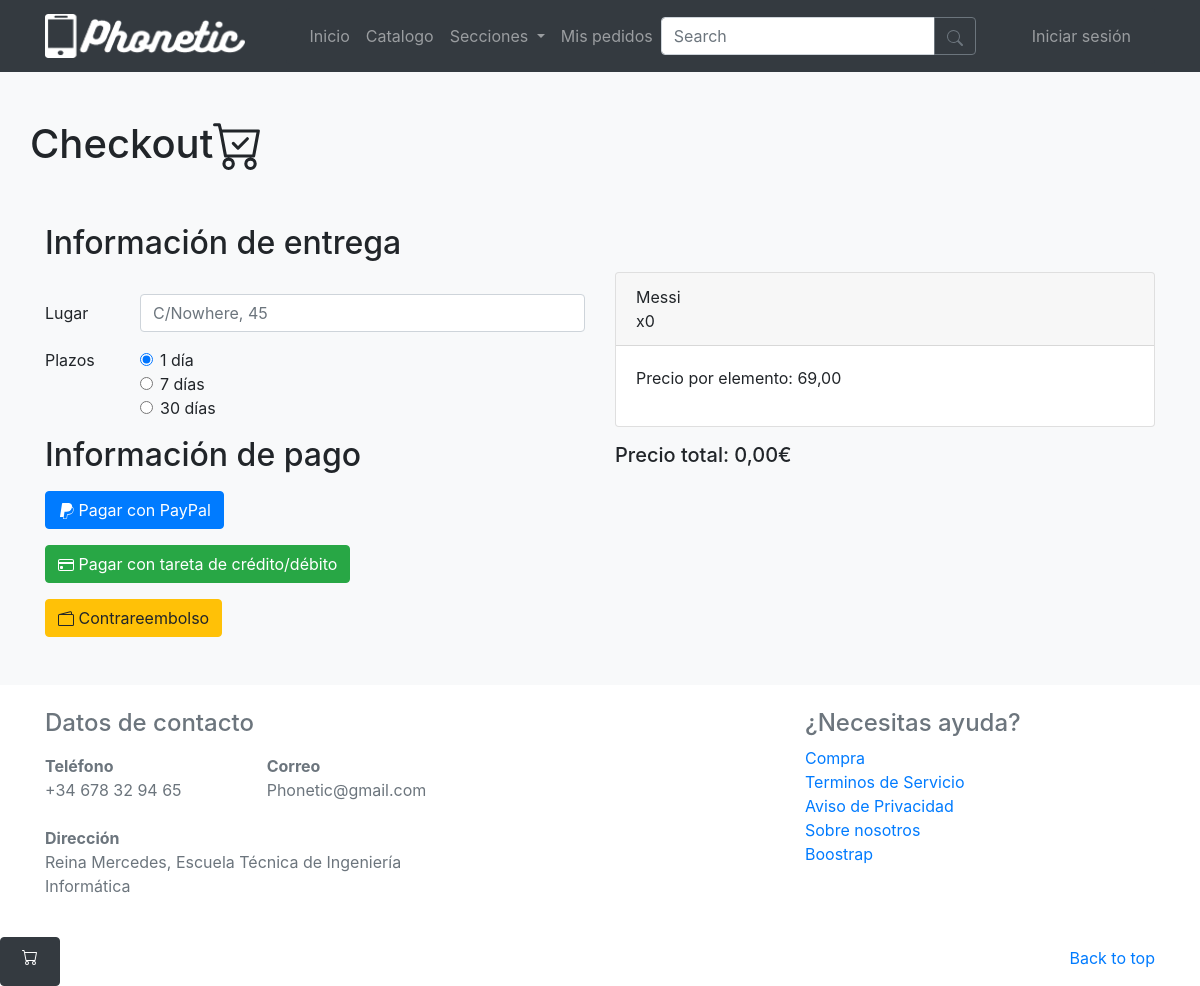
The page /checkout/ on the database as committed earlier.
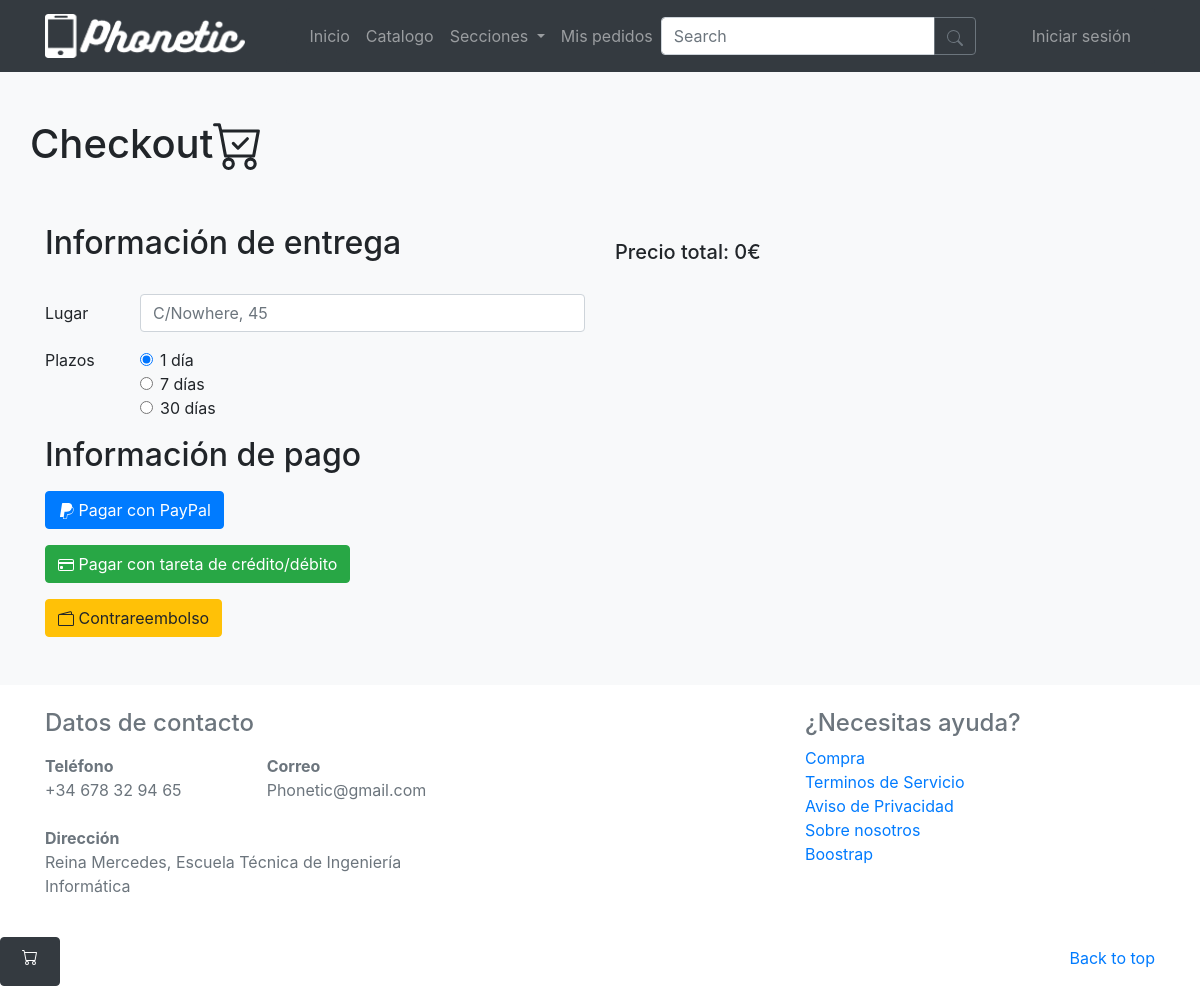
The same page on the database as committed later.
### principal/models.py (models this page shows, shortened)
class CestaItem(models.Model):
    producto = models.ForeignKey(Producto,on_delete=models.CASCADE)
    cantidad = models.IntegerField(validators=[MinValueValidator(1)])

class Producto(models.Model):
    nombre = models.CharField(max_length=50)
    descripcion = models.TextField()
    imagen = models.URLField()
    precio = models.DecimalField(decimal_places=2,max_digits=8,validators=[MinValueValidator(0)])
    categoria = models.CharField(max_length=15,choices=[(tag.value,tag.value) for tag in ProductType],default=ProductType.OTRO)
    secciones = models.CharField(max_length=15,choices=[(tag.value,tag.value) for tag in ProductSections],default=ProductSections.UNK)
    stock = models.IntegerField(validators=[MinValueValidator(0)])

### principal/views.py (the view)
# urls.py: path('checkout/', views.checkout, name="checkout"),
def checkout(request, producto_id="",lote=""):
  cesta = get_cesta(request)
  if not(producto_id=="" and lote==""):
    crear_cesta_item_impl(request, producto_id=producto_id,lote=lote)
    return 0
  else:
    template = loader.get_template('checkout.html')
    context = {
    'cesta': cesta.get_productos(),
    'precio_total': cesta.get_total_price(),
    'busqueda': '',
    }
    return HttpResponse(template.render(context, request))

### principal/models.py (called while the page is built)
    def get_total_price(self):
        if self.items is None:
            return 0
        else:
            cestaItems = [item for item in self.items.all()]
            return sum([item.producto.precio*item.cantidad for item in cestaItems])

    def get_productos(self):
        if self.items is None:
            return []
        else:
            cestaItems = [item for item in self.items.all()]
            return cestaItems

### principal/views.py (called while the page is built)
def get_cesta(request):
  user = request.user
  if user.is_authenticated:
    if Cesta.objects.filter(usuario=user).exists():
      cesta = Cesta.objects.filter(usuario=user)[0]
    else:
      cesta = Cesta.objects.create(usuario=user)
  elif Cesta.objects.filter(id=1).exists():
    cesta = Cesta.objects.filter(id=1)[0]
  else:
    cesta = Cesta.objects.create(id=1)
  return cesta

### principal/templates/checkout.html (shortened to what this page needs)
{% extends 'base.html' %} {% block contenido %}
<main role="main">
  <div class="album py-5 bg-light">
    <div class="container">
      <div class="row">
        <h1 class="pb-5">Checkout</h1>
      </div>
      <div class="row">
        <div class="col-sm-6">
          <form method="get">
            <h2 class="pb-4">Información de entrega</h2>
            <div class="form-group row">
              <label for="lugar" class="col-sm-2 col-form-label">Lugar</label>
              <div class="col-sm-10">
                <input type="email" class="form-control" id="lugar" placeholder="C/Nowhere, 45">
              </div>
            </div>
            <fieldset class="form-group">
              <div class="row">
                <legend class="col-form-label col-sm-2 pt-0">Plazos</legend>
                <div class="col-sm-10">
                  <div class="form-check">
                    <input class="form-check-input" type="radio" name="gridRadios" id="gridRadios1" value="option1"
                      checked>
                    <label class="form-check-label" for="gridRadios1">
                      1 día
                    </label>
                  </div>
                  <div class="form-check">
                    <input class="form-check-input" type="radio" name="gridRadios" id="gridRadios2" value="option2">
                    <label class="form-check-label" for="gridRadios2">
                      7 días
                    </label>
                  </div>
                  <div class="form-check disabled">
                    <input class="form-check-input" type="radio" name="gridRadios" id="gridRadios3" value="option3">
                    <label class="form-check-label" for="gridRadios3">
                      30 días
                    </label>
                  </div>
                </div>
              </div>
            </fieldset>
            <h2 class="pb-2">Información de pago</h2>
            <button type="button" class="btn btn-primary mb-3">
              Pagar con PayPal
            </button>
          <br/>
            <button type="button" class="btn btn-success mb-3">
              Pagar con tareta de crédito/débito
            </button>
            <br/>
            <button type="button" class="btn btn-warning">
              Contrareembolso
            </button>
          </form>
        </div>
        <div class="col-sm-6">
          {% for p in cesta %}
          <div class="card mt-5" id="carta-{{p.id}}">
            <div class="card-header">
              {{p.producto.nombre}} <div id="cantidad-{{p.id}}">x{{p.cantidad}}</div>
            </div>
            <div class="card-body">
              <p>Precio por elemento: {{p.producto.precio}}</p>
            </div>
          </div>
          {% endfor %}
          <h5 class="pt-3">Precio total: {{precio_total}}€</h5>
        </div>
      </div>
    </div>
  </div>
</main>
{% endblock %}

Rows that differ between the two databases and show on the page:
removed CestaItem: producto.nombre "Messi", cantidad "0", producto.precio "69,00"
Other text that changed with them:
{{ precio_total }}: "0,00" → "0"
